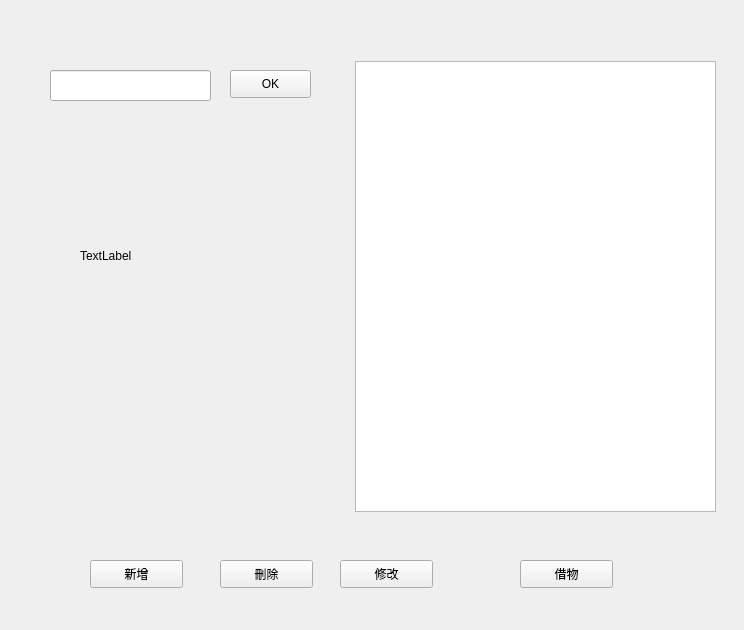
<?xml version="1.0" encoding="UTF-8"?>
<ui version="4.0">
 <class>Form</class>
 <widget class="QWidget" name="Form">
  <property name="geometry">
   <rect>
    <x>0</x>
    <y>0</y>
    <width>744</width>
    <height>630</height>
   </rect>
  </property>
  <property name="windowTitle">
   <string>Form</string>
  </property>
  <widget class="QLabel" name="text">
   <property name="geometry">
    <rect>
     <x>80</x>
     <y>230</y>
     <width>211</width>
     <height>51</height>
    </rect>
   </property>
   <property name="text">
    <string>TextLabel</string>
   </property>
  </widget>
  <widget class="QPushButton" name="addButton">
   <property name="geometry">
    <rect>
     <x>90</x>
     <y>560</y>
     <width>93</width>
     <height>28</height>
    </rect>
   </property>
   <property name="text">
    <string>新增</string>
   </property>
  </widget>
  <widget class="QPushButton" name="reviseButton">
   <property name="geometry">
    <rect>
     <x>340</x>
     <y>560</y>
     <width>93</width>
     <height>28</height>
    </rect>
   </property>
   <property name="text">
    <string>修改</string>
   </property>
  </widget>
  <widget class="QTableWidget" name="tableWidget">
   <property name="geometry">
    <rect>
     <x>355</x>
     <y>61</y>
     <width>361</width>
     <height>451</height>
    </rect>
   </property>
  </widget>
  <widget class="QLineEdit" name="lineEdit">
   <property name="geometry">
    <rect>
     <x>50</x>
     <y>70</y>
     <width>161</width>
     <height>31</height>
    </rect>
   </property>
  </widget>
  <widget class="QPushButton" name="searchButton">
   <property name="geometry">
    <rect>
     <x>230</x>
     <y>70</y>
     <width>81</width>
     <height>28</height>
    </rect>
   </property>
   <property name="text">
    <string>OK</string>
   </property>
  </widget>
  <widget class="QPushButton" name="deleteButton">
   <property name="geometry">
    <rect>
     <x>220</x>
     <y>560</y>
     <width>93</width>
     <height>28</height>
    </rect>
   </property>
   <property name="text">
    <string>刪除</string>
   </property>
  </widget>
  <widget class="QPushButton" name="borrowButton">
   <property name="geometry">
    <rect>
     <x>520</x>
     <y>560</y>
     <width>93</width>
     <height>28</height>
    </rect>
   </property>
   <property name="text">
    <string>借物</string>
   </property>
  </widget>
 </widget>
 <resources/>
 <connections/>
</ui>
